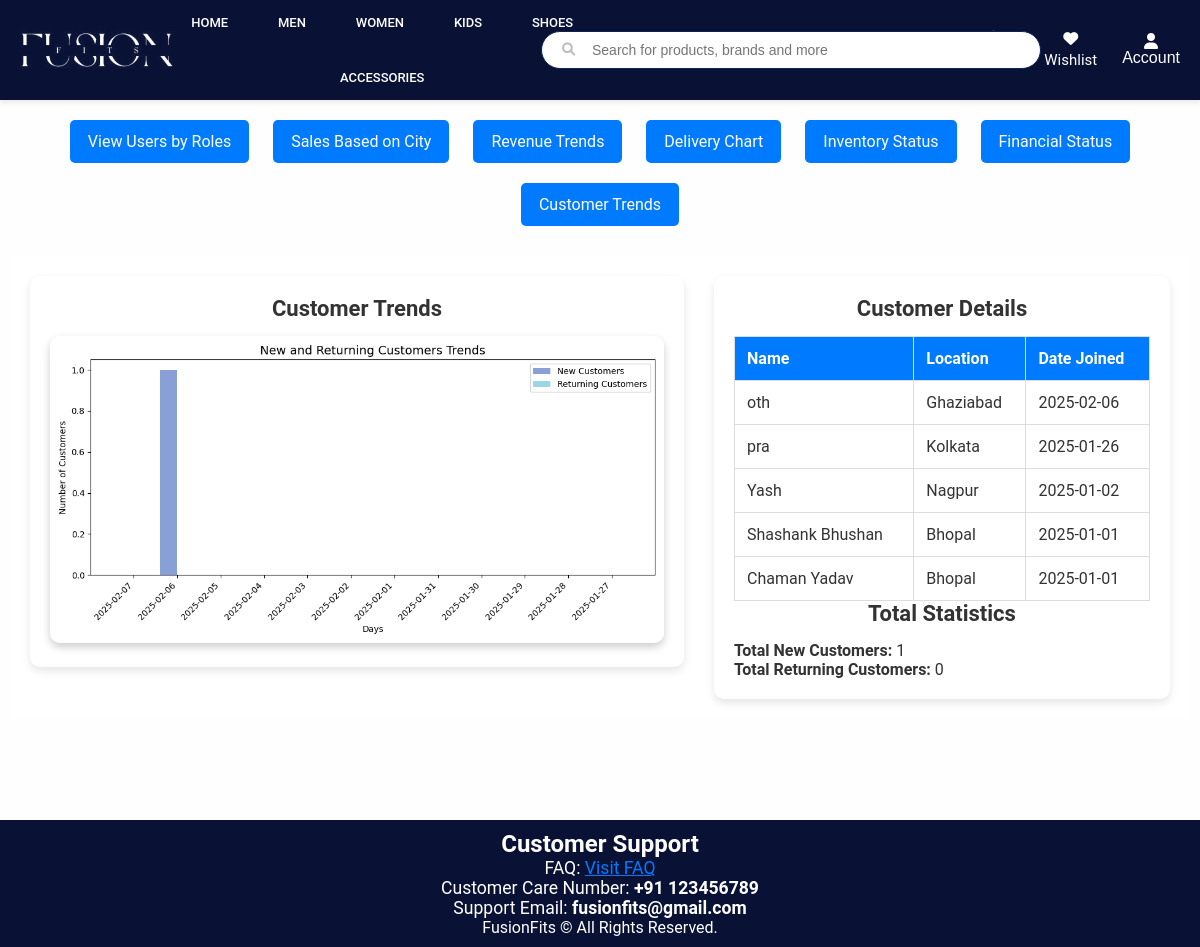
/visualization/customer_trends (signed in), run on the app's committed database.
### app/models.py (models this page shows, shortened)
class User(UserMixin, db.Model):
    id = db.Column(db.Integer, primary_key=True)
    username = db.Column(db.String(50), nullable=False)
    email = db.Column(db.String(100), unique=True, nullable=False)
    password = db.Column(db.String(255), nullable=False)
    role = db.Column(db.String(20), nullable=False)
    contact = db.Column(db.String(20), nullable=False)
    address = db.Column(db.String(200), nullable=False)
    city = db.Column(db.String(100), nullable=False)
    dob = db.Column(db.Date, nullable=False)
    reset_token = db.Column(db.String(128), nullable=True)

### app/visualization.py (the view)
@visualization.route("/customer_trends")
def customer_trends():
    today = datetime.today()
    days = [(today - timedelta(days=i)).strftime('%Y-%m-%d') for i in range(12)]  # Last 12 days
    new_customers_data = (
        db.session.query(User.dob, db.func.count(User.id))
        .filter(User.dob >= today - timedelta(days=12))
        .group_by(User.dob)
        .all()
    )
    returning_customers_data = (
        db.session.query(OrderDetails.order_date, db.func.count(OrderDetails.user_id))
        .filter(OrderDetails.order_date >= today - timedelta(days=12))
        .group_by(OrderDetails.order_date)
        .all()
    )
    new_customers = {str(date): count for date, count in new_customers_data}
    returning_customers = {str(date): count for date, count in returning_customers_data}
    new_customers_list = [new_customers.get(day, 0) for day in days]
    returning_customers_list = [returning_customers.get(day, 0) for day in days]
    plt.figure(figsize=(10, 5))
    bar_width = 0.4
    x_indices = range(len(days))
    plt.bar(x_indices, new_customers_list, width=bar_width, label="New Customers", color="#6a89cc", alpha=0.8)
    plt.bar([x + bar_width for x in x_indices], returning_customers_list, width=bar_width, label="Returning Customers", color="#82ccdd", alpha=0.8)
    plt.title("New and Returning Customers Trends", fontsize=14)
    plt.xlabel("Days")
    plt.ylabel("Number of Customers")
    plt.xticks([x + bar_width / 2 for x in x_indices], days, rotation=45, ha="right")
    plt.legend()
    plt.tight_layout()
    buffer = io.BytesIO()
    plt.savefig(buffer, format="png")
    buffer.seek(0)
    chart_base64 = base64.b64encode(buffer.getvalue()).decode("utf-8")
    buffer.close()
    new_customers_details = (
        db.session.query(User.username, User.city, User.dob)
        .order_by(User.dob.desc())
        .limit(5)
        .all()
    )
    new_customers_details = [
        {"name": user.username, "location": user.city, "date_joined": user.dob} for user in new_customers_details
    ]
    total_new_customers = sum(new_customers_list)
    total_returning_customers = sum(returning_customers_list)
    return render_template(
        "Customer_trends.html",
        chart_base64=chart_base64,
        new_customers_details=new_customers_details,
        total_new_customers=total_new_customers,
        total_returning_customers=total_returning_customers,
    )

### app/templates/customer_trends.html (shortened to what this page needs)
<!DOCTYPE html>
<html lang="en">
<head>
</head>
<body>
    {% extends "home.html" %}
    {% block content %}
    <div class="form-container">
        <div class="button-container">
            <a href="/visualization/roles_chart" class="button">View Users by Roles</a>
            <a href="/visualization/sales_by_city" class="button">Sales Based on City</a>
            <a href="/visualization/revenue_trends" class="button">Revenue Trends</a>
            <a href="/visualization/delivery_chart" class="button">Delivery Chart</a>
            <a href="/visualization/inventory_status" class="button">Inventory Status</a>
            <a href="/visualization/financial_health" class="button">Financial Status</a>
            <a href="/visualization/customer_trends" class="button">Customer Trends</a>
        </div>
        <div class="content">
            <div class="chart-container">
                <h3>Customer Trends</h3>
                <img alt="Customer Trends">
            </div>
            <div class="table-container">
                <h3>Customer Details</h3>
                <table>
                    <tr>
                        <th>Name</th>
                        <th>Location</th>
                        <th>Date Joined</th>
                    </tr>
                    {% for customer in new_customers_details %}
                    <tr>
                        <td>{{ customer.name }}</td>
                        <td>{{ customer.location }}</td>
                        <td>{{ customer.date_joined.strftime('%Y-%m-%d') }}</td>
                    </tr>
                    {% endfor %}
                </table>
                <h3>Total Statistics</h3>
                <p><strong>Total New Customers:</strong> {{ total_new_customers }}</p>
                <p><strong>Total Returning Customers:</strong> {{ total_returning_customers }}</p>
            </div>
        </div>
    </div>
    {% endblock %}

### app/static/home.css (style rules this page uses)
* { margin: 0; padding-top: 0; box-sizing: border-box; }
body { margin: 0; padding: 0; background-color: #f4f4f4; color: #333; */ }

### data on the page
User: name "oth", location "Ghaziabad", date_joined "2025-02-06"
User: name "pra", location "Kolkata", date_joined "2025-01-26"
User: name "Yash", location "Nagpur", date_joined "2025-01-02"
User: name "Shashank Bhushan", location "Bhopal", date_joined "2025-01-01"
User: name "Chaman Yadav", location "Bhopal", date_joined "2025-01-01"

### other printed values
{{ total_new_customers }} "1"
{{ total_returning_customers }} "0"
